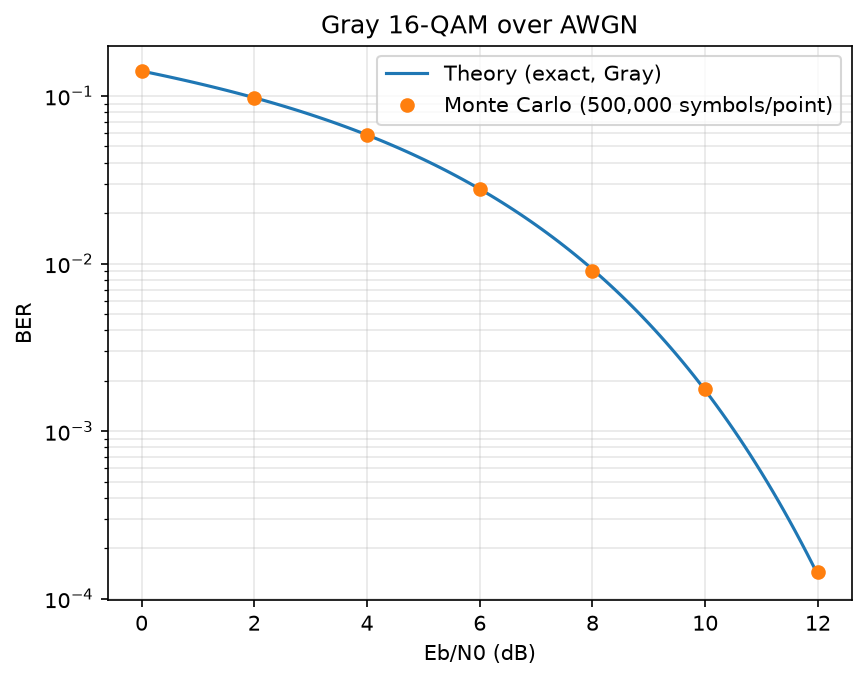

This figure's Python source:
"""Gray 16-QAM over AWGN: Monte Carlo BER vs exact theory."""
import numpy as np
import matplotlib.pyplot as plt
from scipy.special import erfc

M, k = 16, 4                                   # constellation size, bits per symbol
N = 500_000                                    # symbols per Eb/N0 point
ebn0_db = np.arange(0, 13, 2)                  # 0, 2, ..., 12 dB
rng = np.random.default_rng(1)                 # seeded generator

pam = np.array([-3, -1, 3, 1])                 # Gray 4-PAM levels for labels 00, 01, 10, 11
labels = np.arange(M)
c = (pam[labels // 4] + 1j * pam[labels % 4]) / np.sqrt(10)   # Es = 1


def q(x):
    """Gaussian Q-function."""
    return 0.5 * erfc(x / np.sqrt(2))


def ber_theory(eb_db):
    """Exact BER of Gray 16-QAM over AWGN (same as MATLAB berawgn)."""
    d = np.sqrt(0.8 * 10 ** (eb_db / 10))
    return (3 * q(d) + 2 * q(3 * d) - q(5 * d)) / 4


ber_sim = np.zeros(len(ebn0_db))
for i, eb_db in enumerate(ebn0_db):            # enumerate gives index and value
    esn0 = k * 10 ** (eb_db / 10)              # Es/N0 = k * Eb/N0
    idx = rng.integers(0, M, size=N)           # transmitted symbol indices
    noise = np.sqrt(1 / (2 * esn0)) * (rng.standard_normal(N) + 1j * rng.standard_normal(N))
    y = c[idx] + noise                         # AWGN channel
    idx_hat = np.argmin(np.abs(y[:, None] - c[None, :])**2, axis=1)   # minimum distance
    n_err = np.bitwise_count(idx ^ idx_hat).sum()   # XOR, then count the 1-bits
    ber_sim[i] = n_err / (N * k)
    th = ber_theory(eb_db)
    print(f"Eb/N0 = {eb_db:2d} dB: errors = {n_err:7d}, "
          f"BER sim = {ber_sim[i]:.3e}, theory = {th:.3e}, ratio = {ber_sim[i] / th:.3f}")

eb_fine = np.linspace(0, 12, 121)              # smooth theory curve
fig, ax = plt.subplots()
ax.semilogy(eb_fine, ber_theory(eb_fine), "-", label="Theory (exact, Gray)")
ax.semilogy(ebn0_db, ber_sim, "o", label=f"Monte Carlo ({N:,} symbols/point)")
ax.set_xlabel("Eb/N0 (dB)")
ax.set_ylabel("BER")
ax.set_title("Gray 16-QAM over AWGN")
ax.grid(True, which="both", alpha=0.3)
ax.legend()
fig.savefig("ber_16qam.png", dpi=150, bbox_inches="tight")   # image for the README
plt.show()
